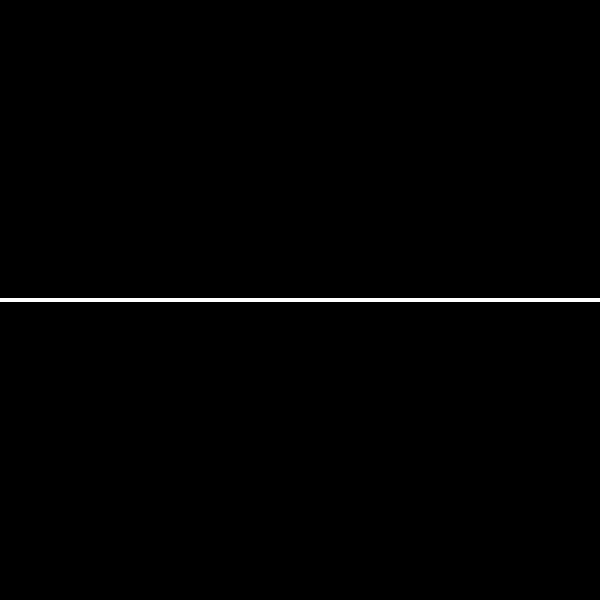
Frame 1 (no input)
Frame 60 (no input): identical to frame 1, image omitted
Frame 120 (the mouse pressed at the canvas centre since frame 60): identical to frame 1, image omitted

The p5.js sketch that drew this single still picture (run headless with seeded random() and noise() and a simulated clock; from frame 60 on, the mouse is pressed at the canvas centre):

// p5.js sketch
// ── sketch.js
let p0, p1

function setup() {
  createCanvas(600, 600)
  p0 = createVector(0, 300)
  p1 = createVector(600, 300)
}

function draw() {
  background(0)
  stroke(255)
  strokeWeight(4)
  // line(p0.x, p0.y, p1.x, p1.y)

  beginShape()
  for (let t = 0; t <= 1; t += 0.1) {
    let x = lerp(p0.x, p1.x,t)
    let y = lerp(p0.y, p1.y,t)
    vertex(x, y)
  }
  endShape()
}
